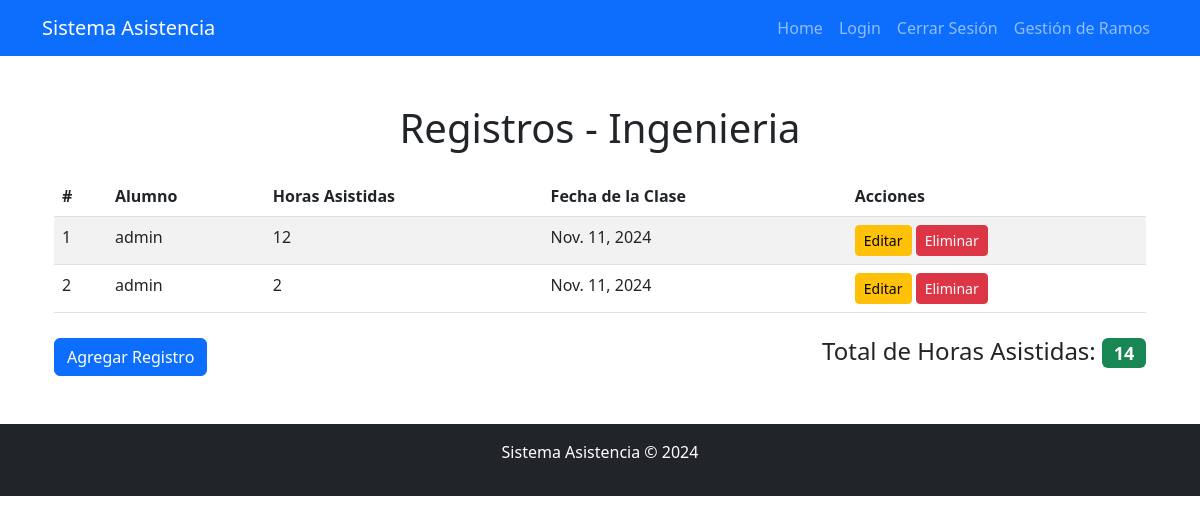
/ingenieria/listar/ (signed in), run on the app's committed database.
### AsistenciaApp/models.py (models this page shows, shortened)
class IngenieríaDeSoftware(models.Model):
    nombre_asignatura = models.CharField(max_length=100, default="Ingeniería De Software")
    horas_asistidas = models.IntegerField()
    alumno = models.ForeignKey(User, on_delete=models.CASCADE)
    fecha_clase = models.DateField()

### AsistenciaApp/views.py (the view)
# urls.py: path('<str:materia>/listar/', views.listar_registros, name='listar_registros'),
@login_required
def listar_registros(request, materia):
    modelos = {
        'aplicaciones': AplicacionesMóvilesParaIot,
        'ingenieria': IngenieríaDeSoftware,
        'programacion': ProgramaciónBackEnd
    }
    if materia not in modelos:
        return render(request, "404.html")  # Puedes personalizar una página 404 si lo deseas
    modelo = modelos[materia]
    registros = modelo.objects.all()
    suma_horas = modelo.objects.aggregate(total_horas_asistidas=Sum('horas_asistidas'))['total_horas_asistidas'] or 0
    return render(request, "base/listar.html", {
        'registros': registros,
        'materia': materia,
        'suma_horas': suma_horas
    })

### AsistenciaApp/templates/base/listar.html (shortened to what this page needs)
{% extends 'themes/base.html' %}
{% block content %}
<div class="container">
    <h1 class="text-center my-4">Registros - {{ materia|capfirst }}</h1>
    <table class="table table-striped">
        <thead>
            <tr>
                <th>#</th>
                <th>Alumno</th>
                <th>Horas Asistidas</th>
                <th>Fecha de la Clase</th>
                <th>Acciones</th>
            </tr>
        </thead>
        <tbody>
            {% for registro in registros %}
            <tr>
                <td>{{ forloop.counter }}</td>
                <td>{{ registro.alumno.username }}</td>
                <td>{{ registro.horas_asistidas }}</td>
                <td>{{ registro.fecha_clase }}</td>
                <td>
                    <a href="{% url 'actualizar_registro' materia registro.pk %}" class="btn btn-warning btn-sm">Editar</a>
                    <a href="{% url 'eliminar_registro' materia registro.pk %}" class="btn btn-danger btn-sm">Eliminar</a>
                </td>
            </tr>
            {% empty %}
            <tr>
                <td colspan="5" class="text-center">No hay registros disponibles.</td>
            </tr>
            {% endfor %}
        </tbody>
    </table>
    <div class="d-flex justify-content-between align-items-center mt-4">
        <a href="{% url 'agregar_registro' materia %}" class="btn btn-primary">Agregar Registro</a>
        <h4>Total de Horas Asistidas: <span class="badge bg-success">{{ suma_horas }}</span></h4>
    </div>
</div>
{% endblock %}

### data on the page
IngenieríaDeSoftware: alumno.username "admin", horas_asistidas "12", fecha_clase "Nov. 11, 2024"
IngenieríaDeSoftware: alumno.username "admin", horas_asistidas "2", fecha_clase "Nov. 11, 2024"

### other printed values
{{ materia|capfirst }} "Ingenieria"
{{ suma_horas }} "14"
